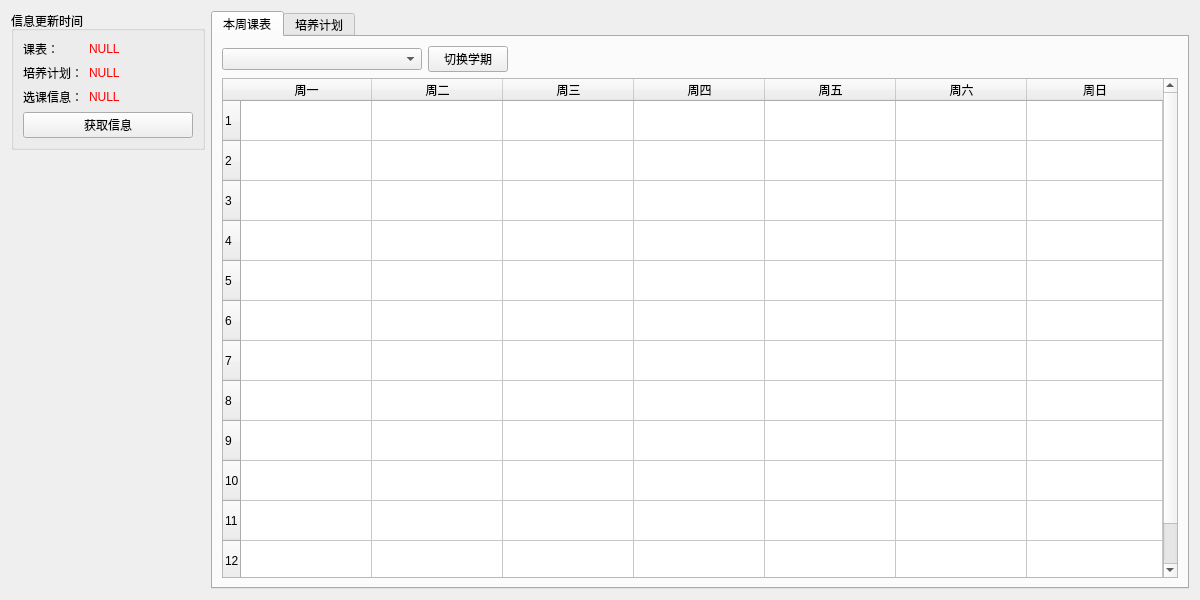
<?xml version="1.0" encoding="UTF-8"?>
<ui version="4.0">
 <class>UestcTools</class>
 <widget class="QWidget" name="UestcTools">
  <property name="geometry">
   <rect>
    <x>0</x>
    <y>0</y>
    <width>1200</width>
    <height>600</height>
   </rect>
  </property>
  <property name="sizePolicy">
   <sizepolicy hsizetype="Expanding" vsizetype="Expanding">
    <horstretch>0</horstretch>
    <verstretch>0</verstretch>
   </sizepolicy>
  </property>
  <property name="windowTitle">
   <string>UestcTools</string>
  </property>
  <layout class="QGridLayout" name="gridLayout_3">
   <item row="0" column="0">
    <layout class="QVBoxLayout" name="verticalLayout">
     <item>
      <widget class="QGroupBox" name="groupBox">
       <property name="title">
        <string>信息更新时间</string>
       </property>
       <layout class="QGridLayout" name="gridLayout">
        <item row="1" column="0">
         <layout class="QHBoxLayout" name="horizontalLayout_3">
          <item>
           <widget class="QLabel" name="label_3">
            <property name="text">
             <string>培养计划：</string>
            </property>
           </widget>
          </item>
          <item>
           <widget class="QLabel" name="label_4">
            <property name="minimumSize">
             <size>
              <width>104</width>
              <height>0</height>
             </size>
            </property>
            <property name="styleSheet">
             <string notr="true">color: rgb(255, 0, 0);</string>
            </property>
            <property name="text">
             <string>NULL</string>
            </property>
           </widget>
          </item>
         </layout>
        </item>
        <item row="0" column="0">
         <layout class="QHBoxLayout" name="horizontalLayout">
          <item>
           <widget class="QLabel" name="label">
            <property name="text">
             <string>课表：</string>
            </property>
           </widget>
          </item>
          <item>
           <widget class="QLabel" name="label_2">
            <property name="minimumSize">
             <size>
              <width>104</width>
              <height>0</height>
             </size>
            </property>
            <property name="styleSheet">
             <string notr="true">color: rgb(255, 0, 0);</string>
            </property>
            <property name="text">
             <string>NULL</string>
            </property>
           </widget>
          </item>
         </layout>
        </item>
        <item row="3" column="0">
         <widget class="QPushButton" name="getInfoBtn">
          <property name="text">
           <string>获取信息</string>
          </property>
         </widget>
        </item>
        <item row="2" column="0">
         <layout class="QHBoxLayout" name="horizontalLayout_4">
          <item>
           <widget class="QLabel" name="label_5">
            <property name="text">
             <string>选课信息：</string>
            </property>
           </widget>
          </item>
          <item>
           <widget class="QLabel" name="label_6">
            <property name="minimumSize">
             <size>
              <width>104</width>
              <height>0</height>
             </size>
            </property>
            <property name="styleSheet">
             <string notr="true">color: rgb(255, 0, 0);</string>
            </property>
            <property name="text">
             <string>NULL</string>
            </property>
           </widget>
          </item>
         </layout>
        </item>
       </layout>
      </widget>
     </item>
     <item>
      <spacer name="verticalSpacer">
       <property name="orientation">
        <enum>Qt::Vertical</enum>
       </property>
       <property name="sizeHint" stdset="0">
        <size>
         <width>20</width>
         <height>40</height>
        </size>
       </property>
      </spacer>
     </item>
    </layout>
   </item>
   <item row="0" column="1">
    <widget class="QTabWidget" name="tabWidget">
     <property name="currentIndex">
      <number>0</number>
     </property>
     <widget class="QWidget" name="tab">
      <attribute name="title">
       <string>本周课表</string>
      </attribute>
      <layout class="QGridLayout" name="gridLayout_2">
       <item row="0" column="0">
        <layout class="QVBoxLayout" name="verticalLayout_3">
         <item>
          <layout class="QHBoxLayout" name="horizontalLayout_2">
           <item>
            <widget class="QComboBox" name="comboBox">
             <property name="minimumSize">
              <size>
               <width>200</width>
               <height>0</height>
              </size>
             </property>
            </widget>
           </item>
           <item>
            <widget class="QPushButton" name="pushButton_4">
             <property name="text">
              <string>切换学期</string>
             </property>
            </widget>
           </item>
           <item>
            <spacer name="horizontalSpacer">
             <property name="orientation">
              <enum>Qt::Horizontal</enum>
             </property>
             <property name="sizeHint" stdset="0">
              <size>
               <width>40</width>
               <height>20</height>
              </size>
             </property>
            </spacer>
           </item>
          </layout>
         </item>
         <item>
          <widget class="QTableWidget" name="tableWidget">
           <property name="autoScrollMargin">
            <number>16</number>
           </property>
           <property name="showGrid">
            <bool>true</bool>
           </property>
           <property name="gridStyle">
            <enum>Qt::SolidLine</enum>
           </property>
           <property name="wordWrap">
            <bool>true</bool>
           </property>
           <property name="cornerButtonEnabled">
            <bool>false</bool>
           </property>
           <attribute name="horizontalHeaderMinimumSectionSize">
            <number>41</number>
           </attribute>
           <attribute name="horizontalHeaderDefaultSectionSize">
            <number>131</number>
           </attribute>
           <attribute name="horizontalHeaderShowSortIndicator" stdset="0">
            <bool>false</bool>
           </attribute>
           <attribute name="horizontalHeaderStretchLastSection">
            <bool>true</bool>
           </attribute>
           <attribute name="verticalHeaderDefaultSectionSize">
            <number>40</number>
           </attribute>
           <attribute name="verticalHeaderStretchLastSection">
            <bool>true</bool>
           </attribute>
           <row>
            <property name="text">
             <string>1</string>
            </property>
           </row>
           <row>
            <property name="text">
             <string>2</string>
            </property>
           </row>
           <row>
            <property name="text">
             <string>3</string>
            </property>
           </row>
           <row>
            <property name="text">
             <string>4</string>
            </property>
           </row>
           <row>
            <property name="text">
             <string>5</string>
            </property>
           </row>
           <row>
            <property name="text">
             <string>6</string>
            </property>
           </row>
           <row>
            <property name="text">
             <string>7</string>
            </property>
           </row>
           <row>
            <property name="text">
             <string>8</string>
            </property>
           </row>
           <row>
            <property name="text">
             <string>9</string>
            </property>
           </row>
           <row>
            <property name="text">
             <string>10</string>
            </property>
           </row>
           <row>
            <property name="text">
             <string>11</string>
            </property>
           </row>
           <row>
            <property name="text">
             <string>12</string>
            </property>
           </row>
           <column>
            <property name="text">
             <string>周一</string>
            </property>
           </column>
           <column>
            <property name="text">
             <string>周二</string>
            </property>
           </column>
           <column>
            <property name="text">
             <string>周三</string>
            </property>
           </column>
           <column>
            <property name="text">
             <string>周四</string>
            </property>
           </column>
           <column>
            <property name="text">
             <string>周五</string>
            </property>
           </column>
           <column>
            <property name="text">
             <string>周六</string>
            </property>
           </column>
           <column>
            <property name="text">
             <string>周日</string>
            </property>
           </column>
          </widget>
         </item>
        </layout>
       </item>
      </layout>
     </widget>
     <widget class="QWidget" name="tab_2">
      <attribute name="title">
       <string>培养计划</string>
      </attribute>
     </widget>
    </widget>
   </item>
  </layout>
 </widget>
 <resources/>
 <connections/>
</ui>
